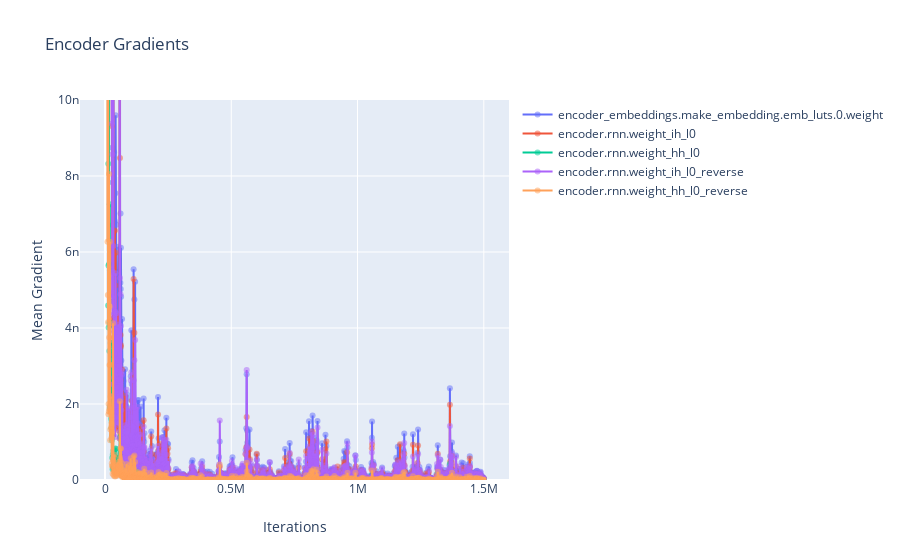

Notebook code for this chart:
### Code cell
fig = go.Figure()
fig.update_xaxes(title_text='Iterations')
fig.update_yaxes(title_text='Mean Gradient', range=[0, 1e-8])
fig.update_layout(title_text="Encoder Gradients")
for layer in data['layer'].unique():
    if layer.startswith('encoder'):
        fig.add_trace(go.Scatter(x=data[data['layer'] == layer]['iteration'], y=data[data['layer'] == layer]['mean_grad'],
                            mode='lines+markers', name=layer, marker=dict(
                    opacity=0.5,
                )))
fig.show()

### Figure 1 — Plotly figure (JSON) as saved in the notebook; plotly's stock layout.template omitted (floating-point values rounded to 4 significant figures; data arrays with more than 128 entries replaced by an {"elided": "..."} marker saying what was removed)
{"data": [{"marker": {"opacity": 0.5}, "mode": "lines+markers", "name": "encoder_embeddings.make_embedding.emb_luts.0.weight", "type": "scatter", "x": {"elided": "2000 int values"}, "y": {"elided": "2000 float values"}}, {"marker": {"opacity": 0.5}, "mode": "lines+markers", "name": "encoder.rnn.weight_ih_l0", "type": "scatter", "x": {"elided": "2000 int values"}, "y": {"elided": "2000 float values"}}, {"marker": {"opacity": 0.5}, "mode": "lines+markers", "name": "encoder.rnn.weight_hh_l0", "type": "scatter", "x": {"elided": "2000 int values"}, "y": {"elided": "2000 float values"}}, {"marker": {"opacity": 0.5}, "mode": "lines+markers", "name": "encoder.rnn.weight_ih_l0_reverse", "type": "scatter", "x": {"elided": "2000 int values"}, "y": {"elided": "2000 float values"}}, {"marker": {"opacity": 0.5}, "mode": "lines+markers", "name": "encoder.rnn.weight_hh_l0_reverse", "type": "scatter", "x": {"elided": "2000 int values"}, "y": {"elided": "2000 float values"}}], "layout": {"title": {"text": "Encoder Gradients"}, "xaxis": {"title": {"text": "Iterations"}}, "yaxis": {"range": [0, 1e-08], "title": {"text": "Mean Gradient"}}}}
